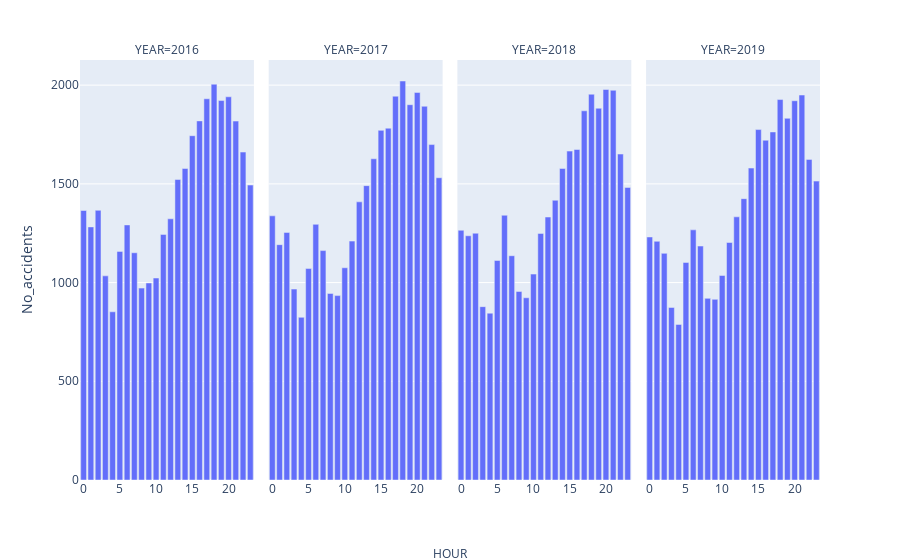

Write notebook code for a chart like this one.
### Code cell
fig = px.bar(YearHour_accidents, x='HOUR', y='No_accidents', facet_col='YEAR')
fig.for_each_xaxis(lambda x: x.update({'title':''}))

fig.add_annotation(
    showarrow=False,
    xanchor='center',
    xref='paper',
    x=0.5,
    yref='paper',
    y=-0.2,
    text='HOUR'
)

fig.show()

### Figure 1 — Plotly figure (JSON) as saved in the notebook; plotly's stock layout.template omitted (floating-point values rounded to 4 significant figures)
{"data": [{"alignmentgroup": "True", "hovertemplate": "YEAR=2016<br>HOUR=%{x}<br>No_accidents=%{y}<extra></extra>", "legendgroup": "", "marker": {"color": "#636efa", "pattern": {"shape": ""}}, "name": "", "offsetgroup": "", "orientation": "v", "showlegend": false, "textposition": "auto", "type": "bar", "x": [0, 1, 2, 3, 4, 5, 6, 7, 8, 9, 10, 11, 12, 13, 14, 15, 16, 17, 18, 19, 20, 21, 22, 23], "xaxis": "x", "y": [1365, 1282, 1366, 1034, 852, 1158, 1292, 1151, 972, 998, 1023, 1244, 1323, 1522, 1578, 1744, 1819, 1931, 2005, 1922, 1941, 1818, 1661, 1494], "yaxis": "y"}, {"alignmentgroup": "True", "hovertemplate": "YEAR=2017<br>HOUR=%{x}<br>No_accidents=%{y}<extra></extra>", "legendgroup": "", "marker": {"color": "#636efa", "pattern": {"shape": ""}}, "name": "", "offsetgroup": "", "orientation": "v", "showlegend": false, "textposition": "auto", "type": "bar", "x": [0, 1, 2, 3, 4, 5, 6, 7, 8, 9, 10, 11, 12, 13, 14, 15, 16, 17, 18, 19, 20, 21, 22, 23], "xaxis": "x2", "y": [1338, 1192, 1254, 967, 824, 1071, 1295, 1162, 945, 934, 1075, 1210, 1409, 1491, 1627, 1771, 1782, 1944, 2021, 1901, 1963, 1893, 1699, 1531], "yaxis": "y2"}, {"alignmentgroup": "True", "hovertemplate": "YEAR=2018<br>HOUR=%{x}<br>No_accidents=%{y}<extra></extra>", "legendgroup": "", "marker": {"color": "#636efa", "pattern": {"shape": ""}}, "name": "", "offsetgroup": "", "orientation": "v", "showlegend": false, "textposition": "auto", "type": "bar", "x": [0, 1, 2, 3, 4, 5, 6, 7, 8, 9, 10, 11, 12, 13, 14, 15, 16, 17, 18, 19, 20, 21, 22, 23], "xaxis": "x3", "y": [1265, 1237, 1250, 878, 845, 1112, 1341, 1136, 955, 923, 1043, 1249, 1332, 1417, 1578, 1666, 1674, 1870, 1954, 1883, 1978, 1974, 1651, 1482], "yaxis": "y3"}, {"alignmentgroup": "True", "hovertemplate": "YEAR=2019<br>HOUR=%{x}<br>No_accidents=%{y}<extra></extra>", "legendgroup": "", "marker": {"color": "#636efa", "pattern": {"shape": ""}}, "name": "", "offsetgroup": "", "orientation": "v", "showlegend": false, "textposition": "auto", "type": "bar", "x": [0, 1, 2, 3, 4, 5, 6, 7, 8, 9, 10, 11, 12, 13, 14, 15, 16, 17, 18, 19, 20, 21, 22, 23], "xaxis": "x4", "y": [1231, 1209, 1148, 874, 788, 1102, 1267, 1185, 920, 915, 1036, 1203, 1333, 1425, 1580, 1775, 1721, 1763, 1927, 1832, 1921, 1950, 1624, 1514], "yaxis": "y4"}], "layout": {"annotations": [{"showarrow": false, "text": "YEAR=2016", "x": 0.1175, "xanchor": "center", "xref": "paper", "y": 1, "yanchor": "bottom", "yref": "paper"}, {"showarrow": false, "text": "YEAR=2017", "x": 0.3725, "xanchor": "center", "xref": "paper", "y": 1, "yanchor": "bottom", "yref": "paper"}, {"showarrow": false, "text": "YEAR=2018", "x": 0.6275, "xanchor": "center", "xref": "paper", "y": 1, "yanchor": "bottom", "yref": "paper"}, {"showarrow": false, "text": "YEAR=2019", "x": 0.8825, "xanchor": "center", "xref": "paper", "y": 1, "yanchor": "bottom", "yref": "paper"}, {"showarrow": false, "text": "HOUR", "x": 0.5, "xanchor": "center", "xref": "paper", "y": -0.2, "yref": "paper"}], "barmode": "relative", "legend": {"tracegroupgap": 0}, "margin": {"t": 60}, "xaxis": {"anchor": "y", "domain": [0, 0.235], "title": {"text": ""}}, "xaxis2": {"anchor": "y2", "domain": [0.255, 0.49], "matches": "x", "title": {"text": ""}}, "xaxis3": {"anchor": "y3", "domain": [0.51, 0.745], "matches": "x", "title": {"text": ""}}, "xaxis4": {"anchor": "y4", "domain": [0.765, 1.0], "matches": "x", "title": {"text": ""}}, "yaxis": {"anchor": "x", "domain": [0, 1], "title": {"text": "No_accidents"}}, "yaxis2": {"anchor": "x2", "domain": [0, 1], "matches": "y", "showticklabels": false}, "yaxis3": {"anchor": "x3", "domain": [0, 1], "matches": "y", "showticklabels": false}, "yaxis4": {"anchor": "x4", "domain": [0, 1], "matches": "y", "showticklabels": false}}}
